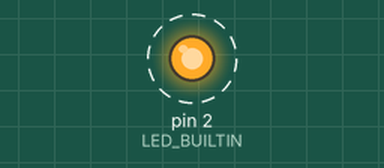
Recording of a sketch running on a simulated Arduino Uno, built with avr-gcc and run on an emulated ATmega328P. On the bench: output pins drawn as LEDs (lit = HIGH). Dashed ring = blinking.

Above: at 0.5 s.
Timing chart, 0 to 4.6 s (numbered marks = the images above):
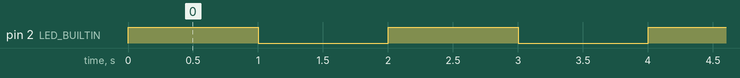

Measured:
- by itself, pin 2 (LED_BUILTIN): alternates HIGH for 1.0 s and LOW for 1.0 s

The sketch:

simple.ino
```cpp
#define LED_BUILTIN 2

void setup() {
	Serial.begin(9600);
	pinMode(LED_BUILTIN, OUTPUT);
}

void loop() {
	digitalWrite(LED_BUILTIN, HIGH);
	delay(1000);
	digitalWrite(LED_BUILTIN, LOW);
	delay(1000);
}
```
